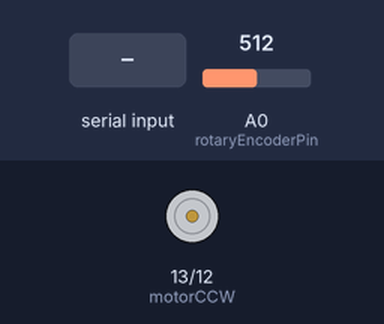
Recording of a sketch running on a simulated Arduino Uno, built with avr-gcc and run on an emulated ATmega328P. On the bench: motor-driver pin pairs drawn as motors (green arrow = first pin HIGH = forward, orange = second pin HIGH = backward, longer = more drive, scaled by the enable pin). The test bench sets the inputs (shaded band); at power-on: A0 (rotaryEncoderPin) = 512. What the sketch prints to the serial monitor is not drawn.

Above: at 1.2 s.
1.3 s: "1" received over Serial
At 1.9 s:
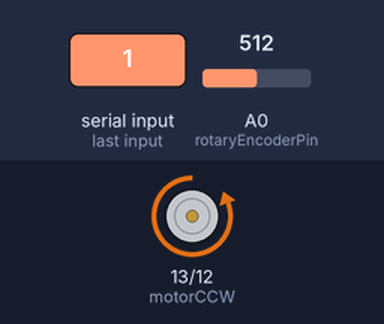
2.8 s: "2" received over Serial
At 4.0 s:
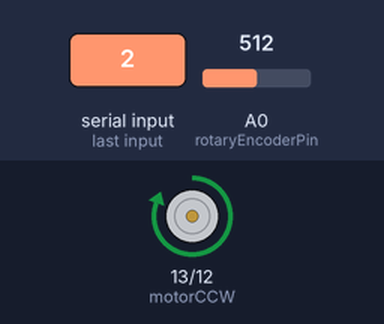
4.3 s: "0" received over Serial
At 5.1 s:
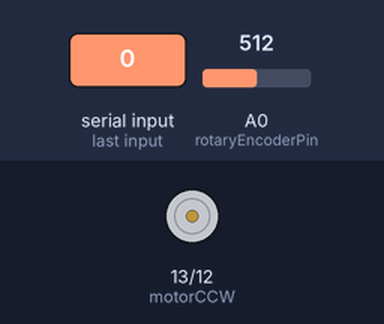
Timing chart, 0 to 7.3 s (numbered marks = the images above; inputs shaded):
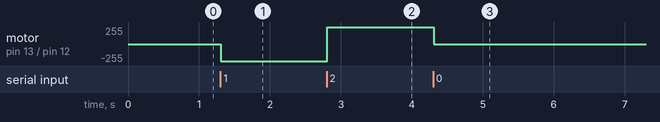

Measured:
- after the input at 1.3 s, motor on pin 13 (motorCCW) / pin 12 (motorCW): stopped → backward 255/255 at once
- after the input at 2.8 s, motor on pin 13 (motorCCW) / pin 12 (motorCW): backward 255/255 → forward 255/255 at once
- after the input at 4.3 s, motor on pin 13 (motorCCW) / pin 12 (motorCW): forward 255/255 → stopped at once

The sketch:

Rotary_Linear_Code.ino
```cpp
#define motorCW 12
#define motorCCW 13
#define motorSpeed 11
#define rotaryEncoderPin A0


//#define motorCW 8
//#define motorCCW 9
//#define motorSpeed 10
//#define rotaryEncoderPin A1

float angle_dc;
void setup() {
  // put your setup code here, to run once:
 pinMode(motorCW,OUTPUT);
  pinMode(motorCCW,OUTPUT);
  pinMode(motorSpeed, OUTPUT);
   Serial.begin (9600);


}

void loop() {
  // put your main code here, to run repeatedly:
angle_dc = map(analogRead(rotaryEncoderPin),0,1024,0,300);
digitalWrite(motorSpeed, HIGH);
 Serial.print(angle_dc);
  Serial.println(",");

  if (Serial.available()>0)
  {
    char x = Serial.read();


    if (x == '0')
    {
      digitalWrite(motorCCW,0);
      digitalWrite(motorCW,0);
      angle_dc = map(analogRead(rotaryEncoderPin),0,1024,0,25);

    }
    else if (x == '1')
    {
        digitalWrite(motorCCW,0);
        digitalWrite(motorCW,HIGH);
        angle_dc = map(analogRead(rotaryEncoderPin),0,1024,0,25);
      Serial.println(angle_dc);
      //digitalWrite(motorCCW,0);
      //digitalWrite(motorCW,0);

    }
    else if (x == '2')
    {
        digitalWrite(motorCCW,HIGH);
        digitalWrite(motorCW,0);
        angle_dc = map(analogRead(rotaryEncoderPin),0,1024,0,25);
        Serial.println(angle_dc);

//      digitalWrite(motorCCW,0);
//      digitalWrite(motorCW,0);

    }

   }

}

void serialEvent() {
  while (Serial.available()) {
    // get the new byte:
    char x = Serial.read();
    if (x == '0')
    {
      digitalWrite(motorCW,0);
      digitalWrite(motorCCW,0);
    }

  }
}
```
